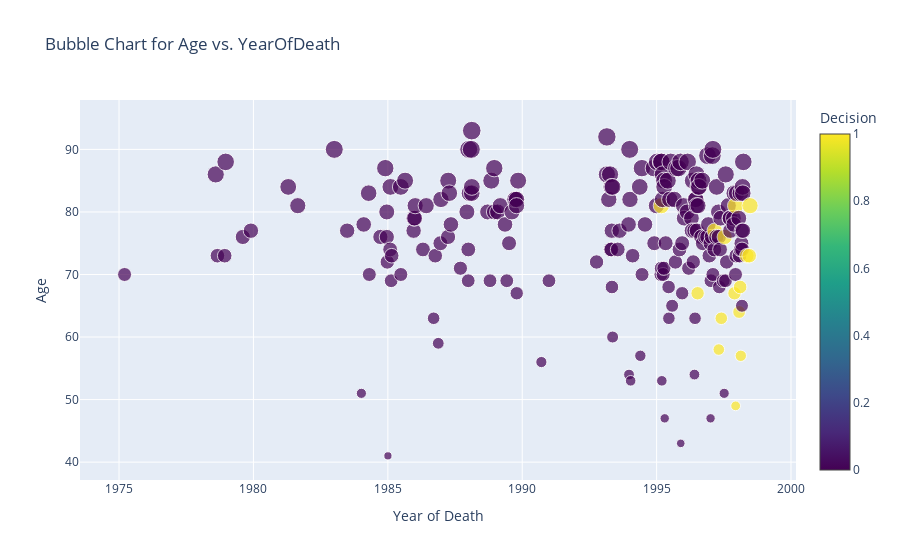

The notebook cell this image was saved under:
### Markdown cell above
#### Bubble Chart:

### Code cell
# Bubble Chart:

data= [go.Scatter(x= shipman_victims['DateofDeath'],
                  y= shipman_victims['Age'],
                  text=shipman_victims['gender2'],
                  mode='markers',
                  marker=dict(
                      size= shipman_victims['Age']/5, # set the size
                      color=shipman_victims['Decision'], # color of markers based on decision column
                      colorscale='Viridis', # choose a colorscale
                      colorbar=dict(title='Decision') # add a colorbar with title
                  )
            
                 )
      ]

layout = go.Layout(
    title='Bubble Chart for Age vs. YearOfDeath',
    xaxis = dict(title = 'Year of Death'), # x-axis label
    yaxis = dict(title = 'Age'),        # y-axis label
    hovermode='closest'
)
fig = go.Figure(data=data, layout=layout)

fig.show()
pyo.plot(fig, filename='Bubblechart.html')

### Figure 1 — Plotly figure (JSON) as saved in the notebook; plotly's stock layout.template omitted (floating-point values rounded to 4 significant figures; data arrays with more than 128 entries replaced by an {"elided": "..."} marker saying what was removed)
{"data": [{"marker": {"color": {"elided": "215 int values"}, "colorbar": {"title": {"text": "Decision"}}, "colorscale": [[0, "#440154"], [0.1111, "#482878"], [0.2222, "#3e4989"], [0.3333, "#31688e"], [0.4444, "#26828e"], [0.5556, "#1f9e89"], [0.6667, "#35b779"], [0.7778, "#6ece58"], [0.8889, "#b5de2b"], [1, "#fde725"]], "size": {"elided": "215 float values"}}, "mode": "markers", "text": {"elided": "215 str values"}, "type": "scatter", "x": {"elided": "215 str values"}, "y": {"elided": "215 int values"}}], "layout": {"hovermode": "closest", "title": {"text": "Bubble Chart for Age vs. YearOfDeath"}, "xaxis": {"title": {"text": "Year of Death"}}, "yaxis": {"title": {"text": "Age"}}}}
